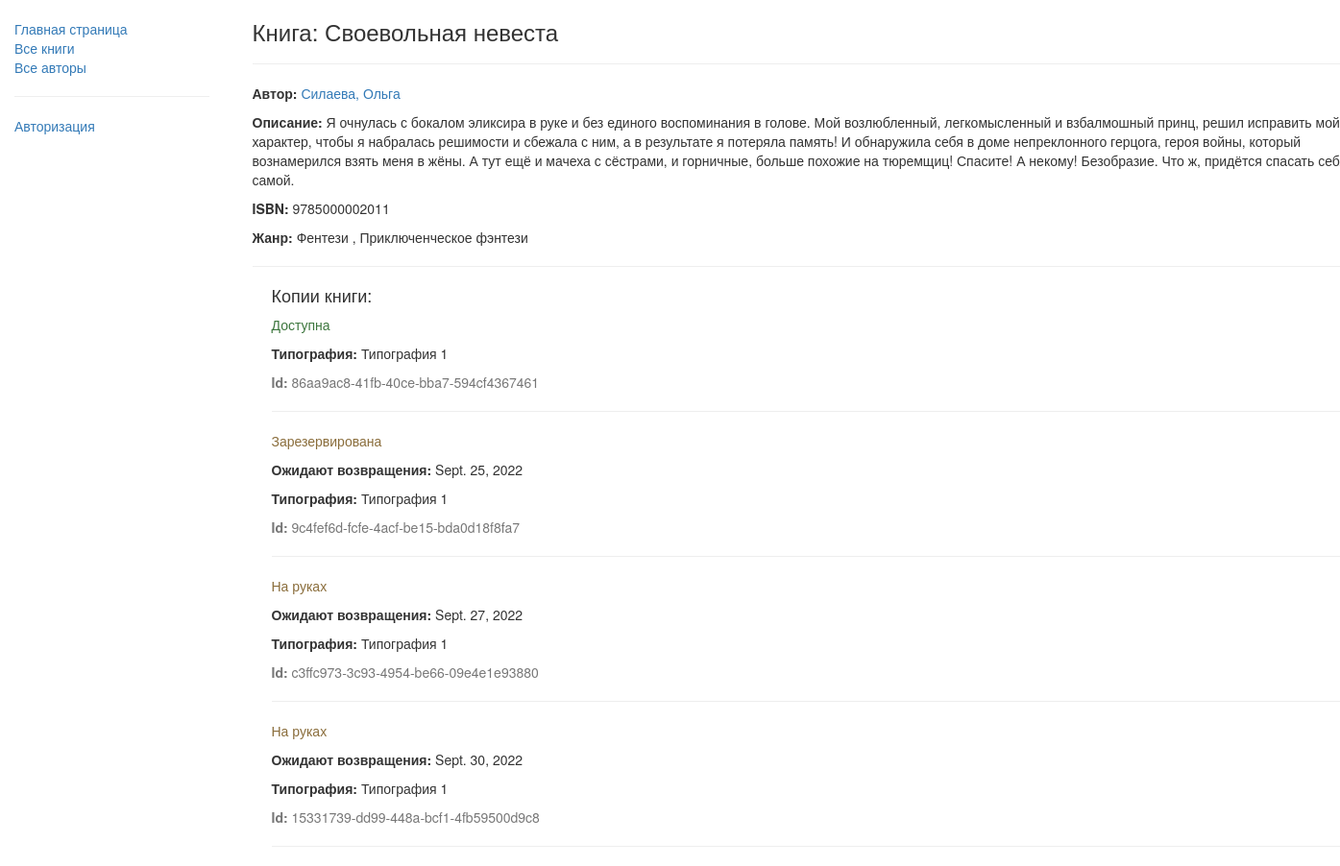
The page /catalog/book/2 on the database as committed earlier.
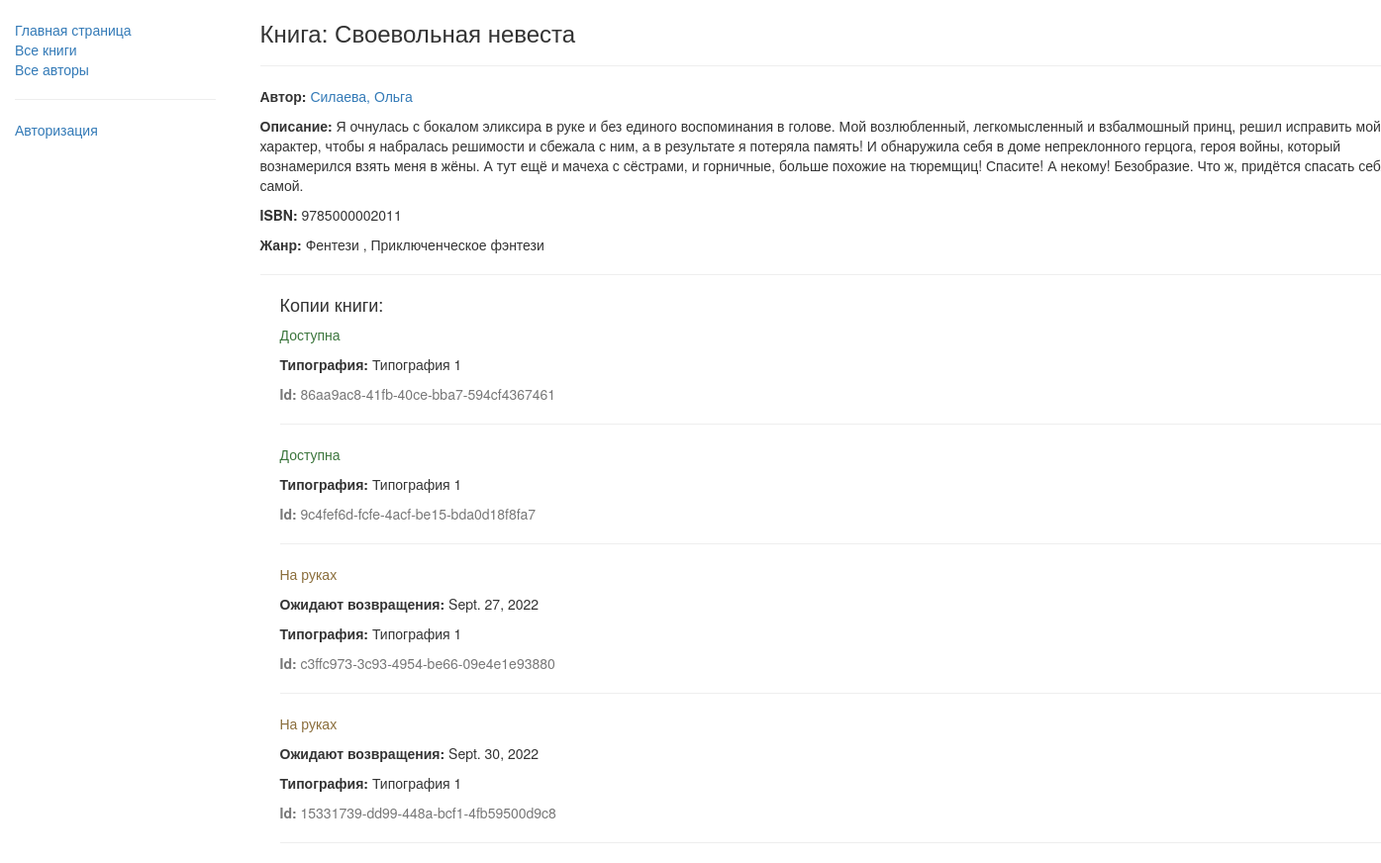
The same page on the database as committed later.
### catalog/models.py (models this page shows, shortened)
class BookInstance(models.Model):
    id = models.UUIDField(primary_key=True,
                        default=uuid.uuid4,
                        help_text='Уникальный номер для данного экземпляра по всей библиотеке')
    book = models.ForeignKey(Book, on_delete=models.SET_NULL, null=True)
    imprint = models.CharField(max_length=200)
    due_back = models.DateField(null=True, blank=True)
    borrower = models.ForeignKey(User, on_delete=models.SET_NULL, null=True, blank=True)
    LOAN_STATUS = (
        ('m', 'На обслуживании'),
        ('o', 'На руках'),
        ('a', 'Доступна'),
        ('r', 'Зарезервирована')
    )
    status = models.CharField(max_length=1,
                            choices=LOAN_STATUS,
                            blank=True,
                            default='m',
                            help_text='Доступность книги')
    class Meta:
        ordering = ['due_back']
        permissions = [('can_mark_returned', 'Set book as returned')]

### catalog/views.py (the view)
# urls.py: re_path(r'^book/(?P<pk>\d+)$', views.BookDetailView.as_view(), name='book-detail'),
class BookDetailView(generic.DetailView):
    model = Book
    template_name = 'book.html'
    context_object_name = 'book'

### catalog/models.py (called while the page is built)
    def __str__(self) -> str:
        return self.name

    def __str__(self) -> str:
        return '{0}, {1}'.format(self.last_name, self.first_name)

### catalog/templates/book.html (shortened to what this page needs)
{% extends 'base.html' %}
{% block content %}
    <div class="container">
        <h3>Книга: {{ book.title }}</h3>
        <hr>
        <p><strong>Автор: </strong><a href="">{{ book.author }}</a></p>
        <p><strong>Описание: </strong>{{ book.summary }}</p>
        <p><strong>ISBN: </strong>{{ book.isbn }}</p>
        <p>
            <strong>Жанр: </strong>
            {% for genre in book.genre.all %}
                {{ genre }}
                {% if not forloop.last %}, {% endif %}
            {% endfor %}
        </p>
        <hr>
        <div style="margin-left:20px;margin-top:20px;">
            <h4>Копии книги:</h4>
            {% for copy in book.bookinstance_set.all %}
                <p class="{% if copy.status == 'a' %}text-success{% elif copy.status == 'd' %}text-danger{% else %}text-warning{% endif %}">
                    {{ copy.get_status_display }}
                </p>
                {% if copy.status != 'a' %}
                    <p><strong>Ожидают возвращения:</strong>
                        {{ copy.due_back }}
                    </p>
                {% endif %}
                <p><strong>Типография:</strong> {{ copy.imprint }}</p>
                <p class="text-muted"><strong>Id:</strong> {{ copy.id }}</p>
                <hr>
            {% endfor %}
        </div>
    </div>
{% endblock %}

Rows that differ between the two databases and show on the page:
changed BookInstance "9c4fef6d-fcfe-4acf-be15-bda0d18f8fa7": status "Зарезервирована" → "Доступна"; due_back "Sept. 25, 2022" → (not shown)
